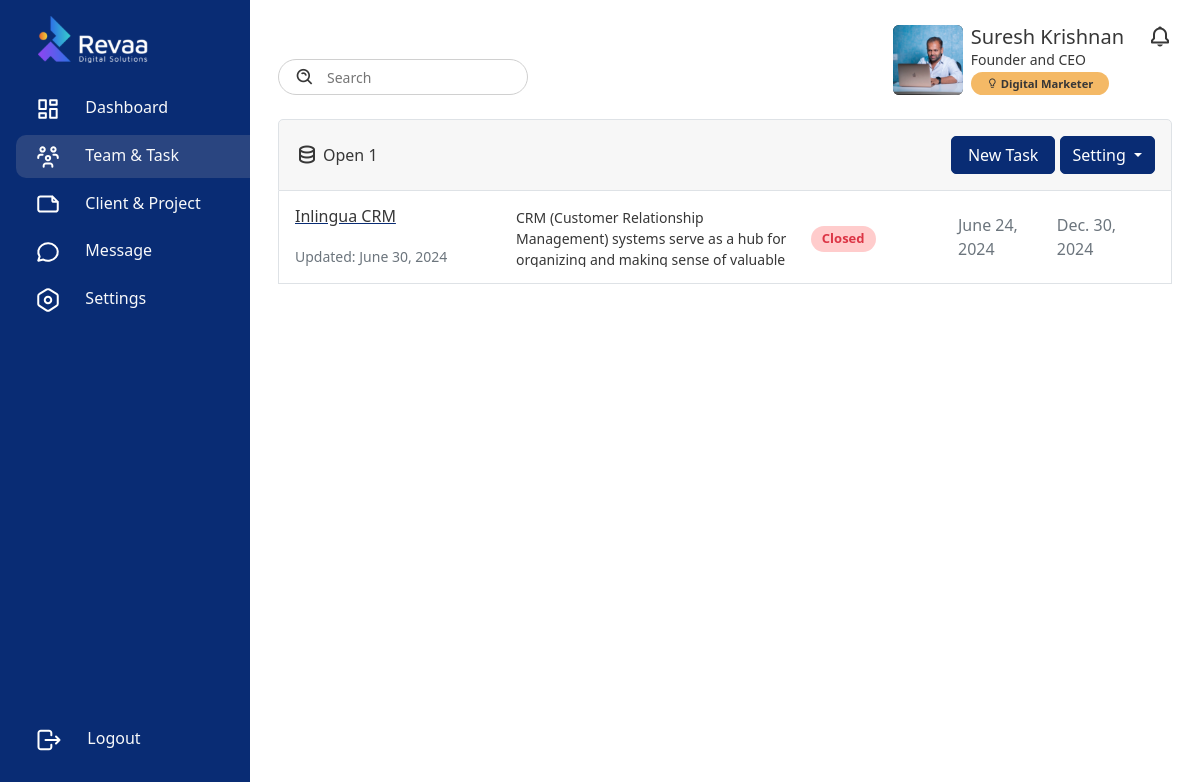
The app's page /team/1/ (signed in), older data.
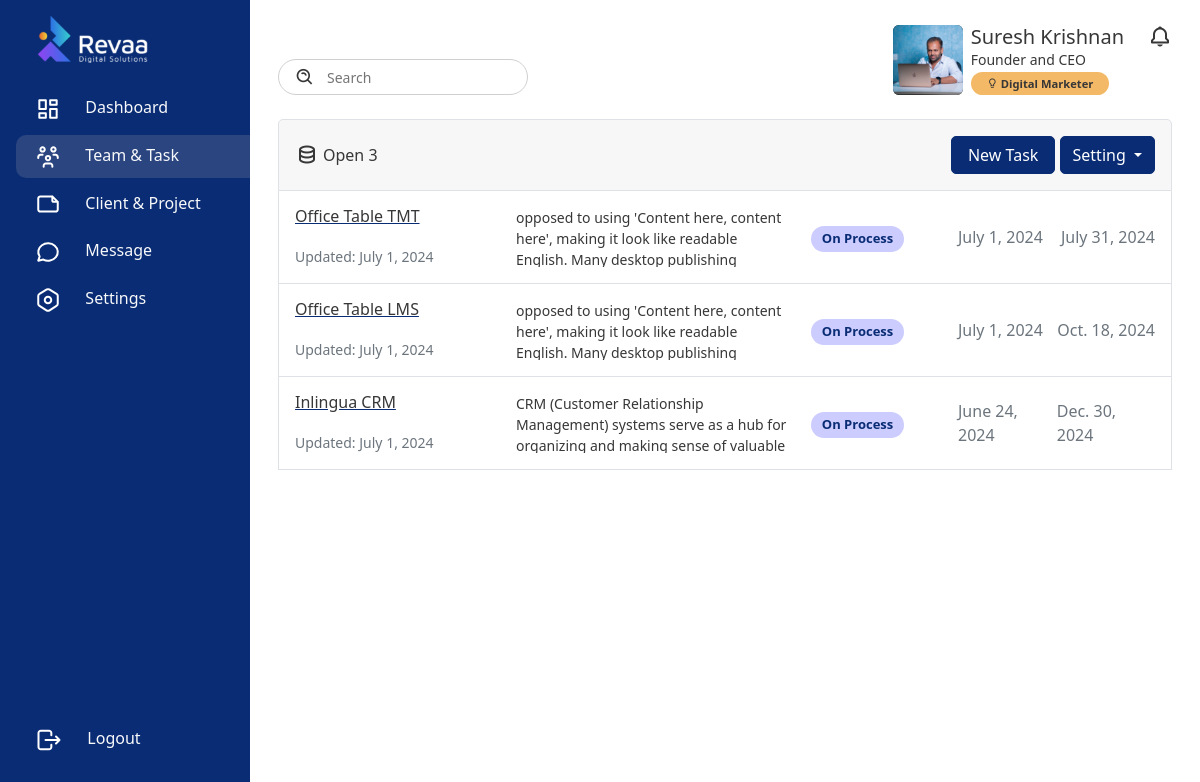
The same page, newer data.
### frontend/models.py (models this page shows, shortened)
class Project(models.Model):
    WAITING_TO_START = 'Waiting to Start'
    DROPPED = 'Dropped'
    HOLD = 'Hold'
    ON_PROCESS = 'On Process'
    COMPLETED = 'Completed'
    CLOSED = 'Closed'
    STATUS_CHOICES = [
        (WAITING_TO_START, 'Waiting to Start'),
        (DROPPED, 'Dropped'),
        (HOLD, 'Hold'),
        (ON_PROCESS, 'On Process'),
        (COMPLETED, 'Completed'),
        (CLOSED, 'Closed'),
    ]
    HIGH = 'High'
    MEDIUM = 'Medium'
    LOW = 'Low'
    PRIORITY_CHOICES = [
        (HIGH, 'High'),
        (MEDIUM, 'Medium'),
        (LOW, 'Low'),
    ]
    project_img = models.ImageField(upload_to='path/to/upload/', null=True, blank=True)
    client = models.ForeignKey(customersTable, on_delete=models.CASCADE)
    project_name = models.CharField(max_length=255)  # Added max_length for project name
    project_description = models.TextField(null=True, blank=True)  # Fixed typo from project_discription to project_description
    start_date = models.DateField(null=True, blank=True)
    end_of_date = models.DateField(null=True, blank=True)
    status = models.CharField(choices=STATUS_CHOICES, default=WAITING_TO_START, max_length=16, null=True, blank=True)
    priority = models.CharField(choices=PRIORITY_CHOICES, max_length=10, null=True, blank=True)
    team = models.ForeignKey(Team, on_delete=models.SET_NULL, related_name='projects', null=True)
    created_by = models.ForeignKey(User, on_delete=models.SET_NULL, related_name='projects_created', null=True)
    created_date = models.DateField(auto_now_add=True)
    updated_by = models.ForeignKey(User, on_delete=models.SET_NULL, related_name='projects_updated', null=True)
    updated_date = models.DateField(auto_now=True)

### frontend/functions/team_details.py (the view)
# urls.py: path('team/<int:pk>/',team_details.teams_details, name='teams_details'),
@login_required(login_url='login')
def teams_details(request, pk):
    try:
        get_team = Team.objects.get(pk=pk)
        team_leader = EmployeeDetail.objects.filter(is_team_leader=True)
        team_members = get_team.members.all()
        get_project = Project.objects.filter(team=get_team)
        Priority = TaskSheet.PRIORITY_CHOICES
    except:
        messages.error(request, 'Team is not found')
        return redirect('teams')
    all_projects = Project.objects.filter(team=get_team)[::-1]
    all_customers = customersTable.objects.all()[::-1]
    context = {
        'team_leader':team_leader,
        'team_members':team_members,
        'get_project':get_project,
        'Priority':Priority,
        'teams_page': 'active',
        'get_team':get_team,
        'members':get_team.members,
        'all_projects':all_projects,
        'all_customers':all_customers,
    }
    return render(request, 'tmt-tool/team_details.html', context)

### frontend/models.py (called while the page is built)
    def __str__(self):
        return self.name

### templates/tmt-tool/team_details.html (shortened to what this page needs)
{% extends 'base.html' %}
{% load static %}
{% block container %}
<div class="d-flex">
    {% include 'includes/sidebar.html' %}
    <div class="content w-100">
        {% include 'includes/header.html' %}
        <div class="container mt-4">
            <div class="card">
                <div class="card-header p-3 border d-flex align-items-center justify-content-between">
                    <div class="d-flex align-items-center justify-content-start">
                        <div class="d-flex text-decoration-none me-3"><i class='bx bx-data fs-4 m-0 me-1'></i>
                            <p class="m-0 p-0">Open {{all_projects | length}}</p>
                        </div>
                    </div>
                    <div>
                        <div class="btn-group">
                            <button type="button" class="btn btn-primary px-3 me d-flex align-items-center justify-content-center"
                                data-bs-toggle="modal" data-bs-target="#addnewtask" style="border-radius: 5px !important;">New Task
                            </button>
                        </div>
                        <div class="btn-group">
                            <button type="button" class="btn btn-primary dropdown-toggle" data-bs-toggle="dropdown" aria-expanded="false">
                                Setting
                            </button>
                        </div>
                    </div>
                </div>
                {% if all_projects %}
                {% for project in all_projects %}
                <div class="card-body border border-top-0 p-3">
                    <div class="row" style="max-height: 60px;">
                        <div class="col-3 d-flex flex-column align-items-start justify-content-between">
                            <div>
                                <a href="{% url 'project_details' team_pk=get_team.pk project_pk=project.pk %}" class=""><h6>{{ project.project_name }}</h6></a>
                            </div>
                            <p class="m-0 p-0 small text-muted">Updated: {{ project.updated_date }}</p>
                        </div>
                        <div class="col-4 d-flex flex-column align-items-start justify-content-center">
                            <small style="max-height: 60px; overflow-y: hidden;">
                                {{ project.project_description }}
                            </small>
                        </div>
                        <div class="col-2 d-flex align-items-center">
                            {% if project.status %}
                            <p class="m-0 p-0
                            {% if project.status == 'Waiting to Start' %}
                            cs-alert-orange
                            {% elif project.status == 'Hold' %}
                            cs-alert-danger
                            {% elif project.status == 'Closed' %}
                            cs-alert-danger
                            {% elif project.status == 'Completed' %}
                            cs-alert-green
                            {% elif project.status == 'On Process' %}
                            cs-alert-primary
                            {% endif %}
                            mt-1">
                            {{ project.status }}</p>
                            {% else %}
                            <p class="m-0 p-0 cs-alert-yellow mt-1">Status</p>
                            {% endif %}
                        </div>
                        <div class="col-3 d-flex align-items-center justify-content-between">
                            {% if project.start_date %}
                            <p class="m-0 p-0 text-muted">{{ project.start_date }}</p>
                            {% else %}
                            <p class="m-0 p-0 text-muted">Start Date</p>
                            {% endif %}
                            {% if project.end_of_date %}
                            <p class="m-0 p-0 text-muted">{{ project.end_of_date }}</p>
                            {% else %}
                            <p class="m-0 p-0 text-muted">End Date</p>
                            {% endif %}
                        </div>
                    </div>
                </div>
                {% endfor %}
                {% endif %}
              </div>
        </div>
    </div>
</div>
{% endblock %}

### templates/base.html (shortened to what this page needs)
{% load static %}
<!DOCTYPE html>
<html lang="en">
<head>
    <link href="https://cdn.jsdelivr.net/npm/bootstrap@5.2.3/dist/css/bootstrap.min.css" rel="stylesheet"
>
    <link href='https://unpkg.com/boxicons@2.1.4/css/boxicons.min.css' rel='stylesheet'>
    <link rel="stylesheet" href="https://cdn.jsdelivr.net/npm/@fortawesome/fontawesome-free@5.15.4/css/all.min.css">
    <link rel="stylesheet" href="https://cdn.jsdelivr.net/npm/pikaday/css/pikaday.css">
    <link rel="stylesheet" href="{% static 'css/basic_style.css' %}">
    <link rel="stylesheet" href="{% static 'css/scrool_bar.css' %}">
    <link rel="stylesheet" href="{% static 'css/sidebar.css' %}">
</head>
<body>
    {% block container %}
    {% endblock %}
</body>
</html>

### templates/includes/sidebar.html (shortened to what this page needs)
{% load static %}
<div class="sidebar bg-primary d-none d-lg-block" style="width: 250px; height: 100vh;">
    <a href="{% url 'home' %}"  style="margin-top: 30px; margin-left: 38px; width: 100px;">
        <img class="mt-3" src="{% static 'images/reva_logo.svg' %}" alt="Company logo" width="110">
    </a>
    <nav>
        <div class="sidebar">
            <ul class="mt-4">
                <a href="{% url 'home' %}" class="text-decoration-none text-white">
                    <li class="text-light {{home}}">
                        Dashboard
                    </li>
                </a>
                <a href="{% url 'teams' %}" class="text-decoration-none text-white ">
                    <li class="text-light {{teams_page}}">
                        Team & Task
                    </li>
                </a>
                <a href="{% url 'project' %}" class="text-decoration-none text-white ">
                    <li class="text-light {{Project}}">
                        Client & Project
                    </li>
                </a>
                <a href="{% url 'messages' %}" class="text-decoration-none text-white ">
                    <li class="text-light {{messages}}">
                        Message
                    </li>
                </a>
                <a href="" class="text-decoration-none text-white ">
                    <li class="text-light">
                        Settings
                    </li>
                </a>
            </ul>
            <ul class="logout">
                <a href="" class="text-decoration-none text-white">
                    <li class="text-light">
                        Logout
                    </li>
                </a>
            </ul>
        </div>
    </nav>
</div>

### templates/includes/header.html
<section class="header-section mt-4">
    <div class="container d-flex align-items-end justify-content-between">
        <div class="search-container">
            <div class="inside-container input-search-container">
                <i class='bx bx-search-alt fs-5'></i>
                <input type="search" class="input" placeholder="Search">
            </div>
        </div>
        <div class="profile--container  d-flex align-items-start">
            <div class="me-4">
                {% include 'includes/profile_card.html' %}
            </div>
            <div class="notification">
                <i class='bx bx-bell fs-4' ></i>
            </div>
        </div>
    </div>
</section>

### templates/includes/profile_card.html
{% load static %}
<div class="d-flex align-items-start">
    <div class="rounded-2 bg-dark me-2" style="width: 70px; height: 70px; overflow: hidden;">
        <img src="{% static 'images/profile_pic.jpg' %}" alt="" width="100%" height="100%">
    </div>
    <div>
        <h5 class="m-0 p-0">Suresh Krishnan</h5>
        <p class="m-0 p-0 small">Founder and CEO</p>
        <span class="m-0 p-0  small rounded-5 fw-bold bg-warning py-1 px-3" style="font-size: .7rem;"><i class='bx bx-bulb'></i> Digital Marketer</span>
    </div>
</div>

### static/css/sidebar.css (style rules this page uses)
.sidebar { margin: 0; padding: 0; position: fixed; overflow: auto; display: flex; flex-direction: column; height: 90Vh; width: 250px; }
div.content { margin-left: 250px; padding: 1px 16px; }
.sidebar ul { padding-left: 1rem !important; }
.sidebar ul li svg { margin-right: 20px; }
.sidebar ul li { padding: 0.5rem 1.2rem ; list-style: none; margin-bottom: 5px; border-radius: 10px 0 0 10px; }
.active { background-color: var(--bs-active-blue) !important; }
.logout { margin-top: auto; }

Row changes from the older to the newer data that the page shows:
added Project: project_name "Office Table TMT", updated_date "July 1, 2024", project_description "opposed to using 'Content here, content here', making it look like readable English. Many desktop publishing…", status "On Process", start_date "July 1, 2024", end_of_date "July 31, 2024"
added Project: project_name "Office Table LMS", updated_date "July 1, 2024", project_description "opposed to using 'Content here, content here', making it look like readable English. Many desktop publishing…", status "On Process", start_date "July 1, 2024", end_of_date "Oct. 18, 2024"
changed Project "Inlingua CRM": updated_date "June 30, 2024" → "July 1, 2024"; status "Closed" → "On Process"
Text that changed along with them:
{{ all_projects | length }}: "1" → "3"
